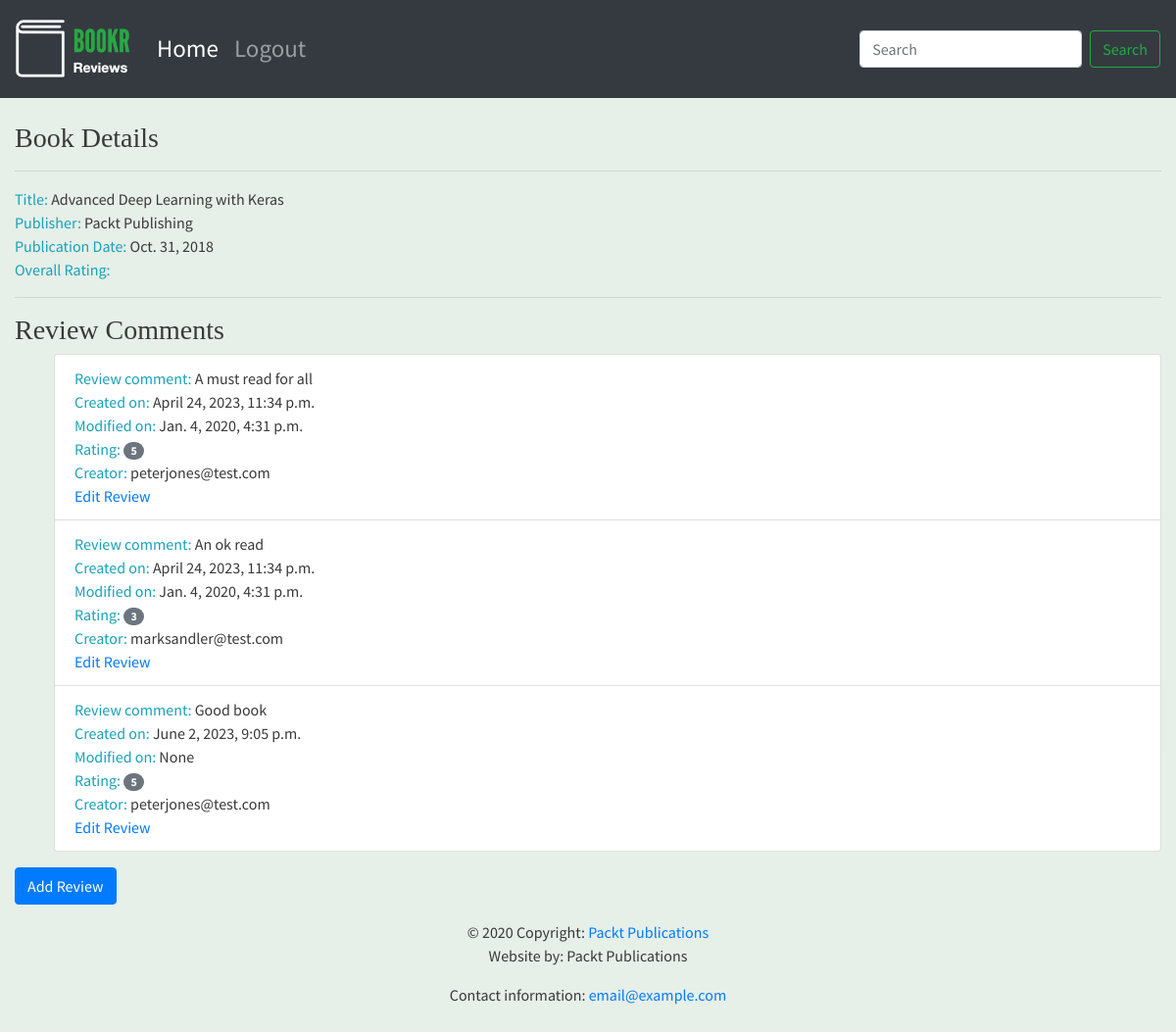
/books/1/, run on an earlier commit of the app's database.
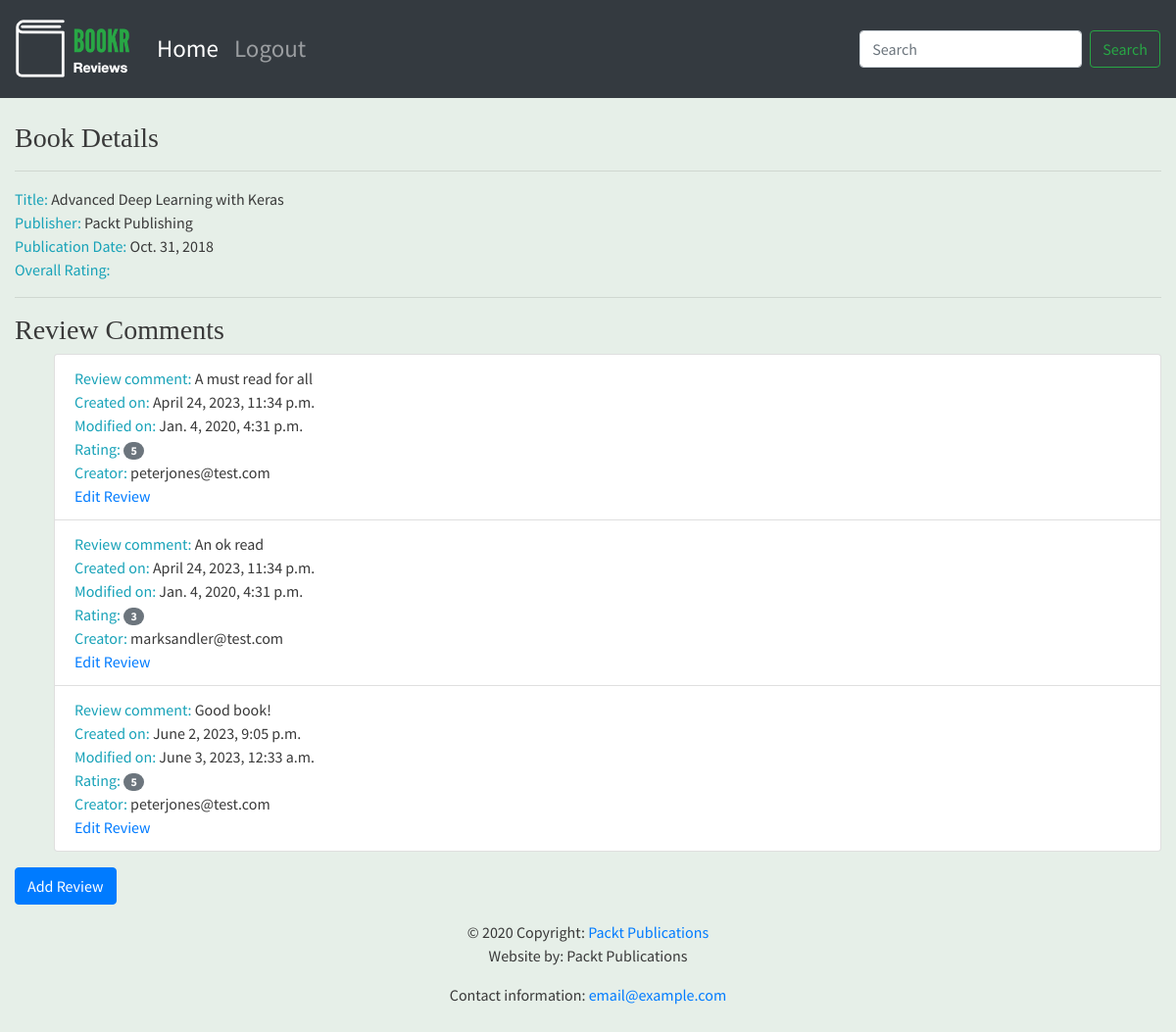
And on a later commit of the database.
### reviews/models.py (models this page shows)
class Review(models.Model):
    content = models.TextField(help_text="The Review text.")
    rating = models.IntegerField(
        help_text="The rating the reviewer has given.")
    date_created = models.DateTimeField(auto_now_add=True,
                                        help_text="The date and time the review was created.")
    date_edited = models.DateTimeField(null=True,
                                       help_text="The date and time the review was last edited.")
    creator = models.ForeignKey(
        auth.get_user_model(), on_delete=models.CASCADE)
    book = models.ForeignKey(Book, on_delete=models.CASCADE,
                             help_text="The Book that this review is for.")

### reviews/views.py (the view)
# urls.py: path('books/<int:pk>/', views.details, name='book_detail'),
def details(request, pk):
    details_book = get_object_or_404(Book, pk=pk)
    details_review = details_book.review_set.all()
    book_rating = average_rating([review.rating for review in details_review])
    context = {
        'book_id': pk,
        'details_book': details_book,
        'book': details_book,
        'reviews': details_review,
        'rating': book_rating,
    }
    return render(request, 'reviews/book_details.html', context)

### reviews/models.py (called while the page is built)
    def __str__(self):
        return self.name

### reviews/utils.py (called while the page is built)
def average_rating(rating_list):
    if not rating_list:
        return 0
    return round(sum(rating_list) / len(rating_list))

### reviews/templates/reviews/book_details.html (shortened to what this page needs)
{% extends 'reviews/base.html' %}
{% block content %}
      <br>
      <h3>Book Details</h3>
      <hr>
      <span class="text-info">Title: </span> <span>{{ book.title }}</span>
      <br>
      <span class="text-info">Publisher: </span><span>{{ book.publisher }}</span>
      <br>
      <span class="text-info">Publication Date: </span><span>{{ book.publication_date }}</span>
      <br>
      {% if not reviews %}
            <hr>
            <h3>Be the first one to write a review.</h3>
      {% else %}
            <span class="text-info">Overall Rating: </span>
            <br>
            <hr>
            <h3>Review Comments</h3>
            <ul>
            {% for review in reviews %}
                  <li class="list-group-item">
                        <span class="text-info">Review comment: </span> <span>{{ review.content }}</span>
                        <br>
                        <span class="text-info">Created on: </span><span>{{ review.date_created }}</span>
                        <br>
                        <span class="text-info">Modified on: </span><span>{{ review.date_edited }}</span>
                        <br>
                        <span class="text-info">Rating: </span><span class="badge badge-secondary badge-pill">{{ review.rating }}</span>
                        <br>
                        <span class="text-info">Creator: </span><span>{{ review.creator.username }}</span>
                        <br>
                        <a href="{% url 'review_edit' book.pk review.pk %}">Edit Review</a>
                  </li>
            {% endfor %}
            </ul>
      {% endif %}
<a class="btn btn-primary" href="{% url 'review_create' details_book.pk %}">Add Review</a>
{% endblock %}

What changed in the data, as far as the page shows it:
changed Review: content "Good book" → "Good book!"; date_edited "None" → "June 3, 2023, 12:33 a.m."
